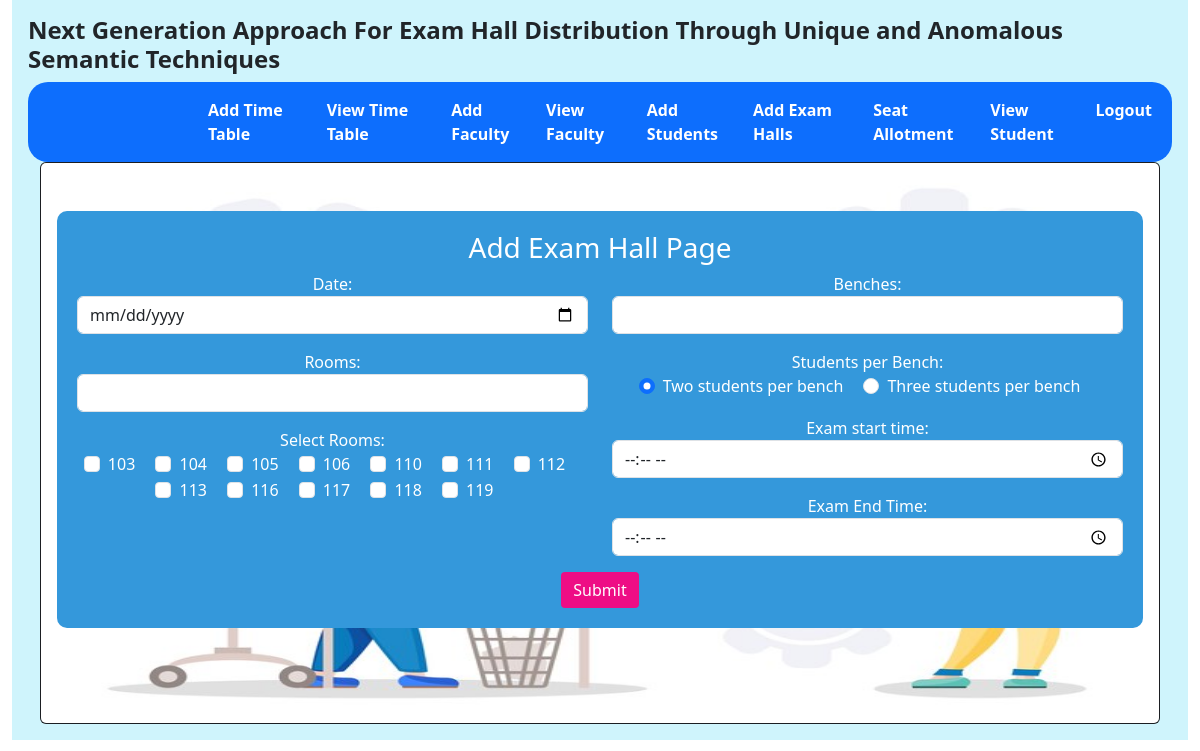
The page /addexamhalls on the database its author committed.
### adminapp/models.py (models this page shows, shortened)
class Room(models.Model):
    room_number = models.CharField(max_length=10)
    class Meta:
        db_table = 'Rooms'

### adminapp/views.py (the view)
# urls.py: path('addexamhalls', views.addexamhalls, name="addexamhalls"),
def addexamhalls(req):
    if req.method == "POST":
        form = AddexamhallForm(req.POST)
        if form.is_valid():
            date = form.cleaned_data['Date']
            starttime = form.cleaned_data['starttime']
            endtime = form.cleaned_data['endtime']
            noofrooms = form.cleaned_data['noofrooms']
            noofbenches = form.cleaned_data['noofbenches']
            students_per_bench = form.cleaned_data.get('students_per_bench')  # Use get method to avoid KeyError
            selected_room_ids = req.POST.getlist('rooms')
            if not students_per_bench:
                form.add_error('students_per_bench', "Please select students per bench.")
            else:
                rooms = Room.objects.filter(id__in=selected_room_ids)
                selected_rooms = [room.room_number for room in rooms]
                if len(selected_rooms) != noofrooms:
                    form.add_error('rooms', "Number of selected rooms does not match the number entered in the form.")
                else:
                    total_benches = int(noofrooms) * int(noofbenches)  # Ensure integer multiplication
                    total_seats_available = total_benches * int(students_per_bench)  # Ensure integer multiplication
                    print("Total seats available:", total_seats_available)
                    total_students = AddStudent.objects.count()
                    print("Total students:", total_students)
                    if total_seats_available < total_students:
                        messages.error(req, "Not enough seats available in the exam hall for the total number of students.")
                    else:
                        examhall_data = AddexamHall.objects.create(
                            date=date,
                            starttime=starttime,
                            endtime=endtime,
                            noofrooms=noofrooms,
                            noofbenches=noofbenches,
                            total_benches=total_benches,
                            total_seats=total_seats_available,
                            rooms_list=",".join(selected_rooms),  # Convert list of room numbers to comma-separated string
                            students_per_bench=students_per_bench
                        )
                        messages.success(req, "Exam hall added successfully.")
                        return redirect('addexamhalls')  # Redirect to a success page or another view
        else:
            messages.error(req, "Failed to add exam hall. Please check the form data.")
    else:
        form = AddexamhallForm()
    rooms = Room.objects.all()
    return render(req, 'addexamhalls.html', {'form': form, 'rooms': rooms})

### templates/addexamhalls.html (shortened to what this page needs)
{% extends "adminhome.html" %}
{% block content %}
<div class="card-img-overlay">
    <center style="margin-top:2rem;">
        <center style="margin-top:2rem;">
            <div style="background-color: #3498db; padding: 20px; border-radius: 10px;">
                <form action="{% url 'addexamhalls' %}" method="post" style="text-align: center;">
                    <h3 style="color: #fff;">Add Exam Hall Page</h3>
                    <div class="row">
                        <div class="col-md-6">
                            <div class="mb-3">
                                {{ form.Date.label_tag }}
                                {{ form.Date }}
                            </div>
                            <div class="mb-3">
                                {{ form.noofrooms.label_tag }}
                                {{ form.noofrooms }}
                            </div>
                            <div class="mb-3">
                                <label for="rooms" style="color: #fff;">Select Rooms:</label><br>
                                <div class="checkbox-group">
                                    {% for room in form.rooms.field.queryset %}
                                    <div class="form-check form-check-inline">
                                        <input class="form-check-input" type="checkbox" id="room_{{ room.id }}" name="rooms" value="{{ room.id }}">
                                        <label class="form-check-label" for="room_{{ room.id }}" style="color: #fff;">{{ room.room_number }}</label>
                                    </div>
                                    {% endfor %}
                                </div>
                            </div>
                        </div>
                        <div class="col-md-6">
                            <div class="mb-3">
                                {{ form.noofbenches.label_tag }}
                                {{ form.noofbenches }}
                            </div>
                            <div class="mb-3">
                                <label style="color: #fff;">Students per Bench:</label><br>
                                <div class="form-check form-check-inline">
                                    <input class="form-check-input" type="radio" id="students_per_bench_2" name="students_per_bench" value="2" checked>
                                    <label class="form-check-label" for="students_per_bench_2" style="color: #fff;">Two students per bench</label>
                                </div>
                                <div class="form-check form-check-inline">
                                    <input class="form-check-input" type="radio" id="students_per_bench_3" name="students_per_bench" value="3">
                                    <label class="form-check-label" for="students_per_bench_3" style="color: #fff;">Three students per bench</label>
                                </div>
                            </div>
                            <div class="mb-3">
                                {{ form.starttime.label_tag }}
                                {{ form.starttime }}
                            </div>
                            <div class="mb-3">
                                {{ form.endtime.label_tag }}
                                {{ form.endtime }}
                            </div>
                        </div>
                    </div>
                    <button type="submit" class="btn btn-primary" style="background-color: #ee0d85; border: none; border-radius: 0.25rem;">Submit</button>
                </form>
            </div>
        </center>
    </center>
</div>
{% endblock %}

### rows shown on the page
Room: room_number "103"
Room: room_number "104"
Room: room_number "105"
Room: room_number "106"
Room: room_number "110"
Room: room_number "111"
Room: room_number "112"
Room: room_number "113"
Room: room_number "116"
Room: room_number "117"
Room: room_number "118"
Room: room_number "119"
